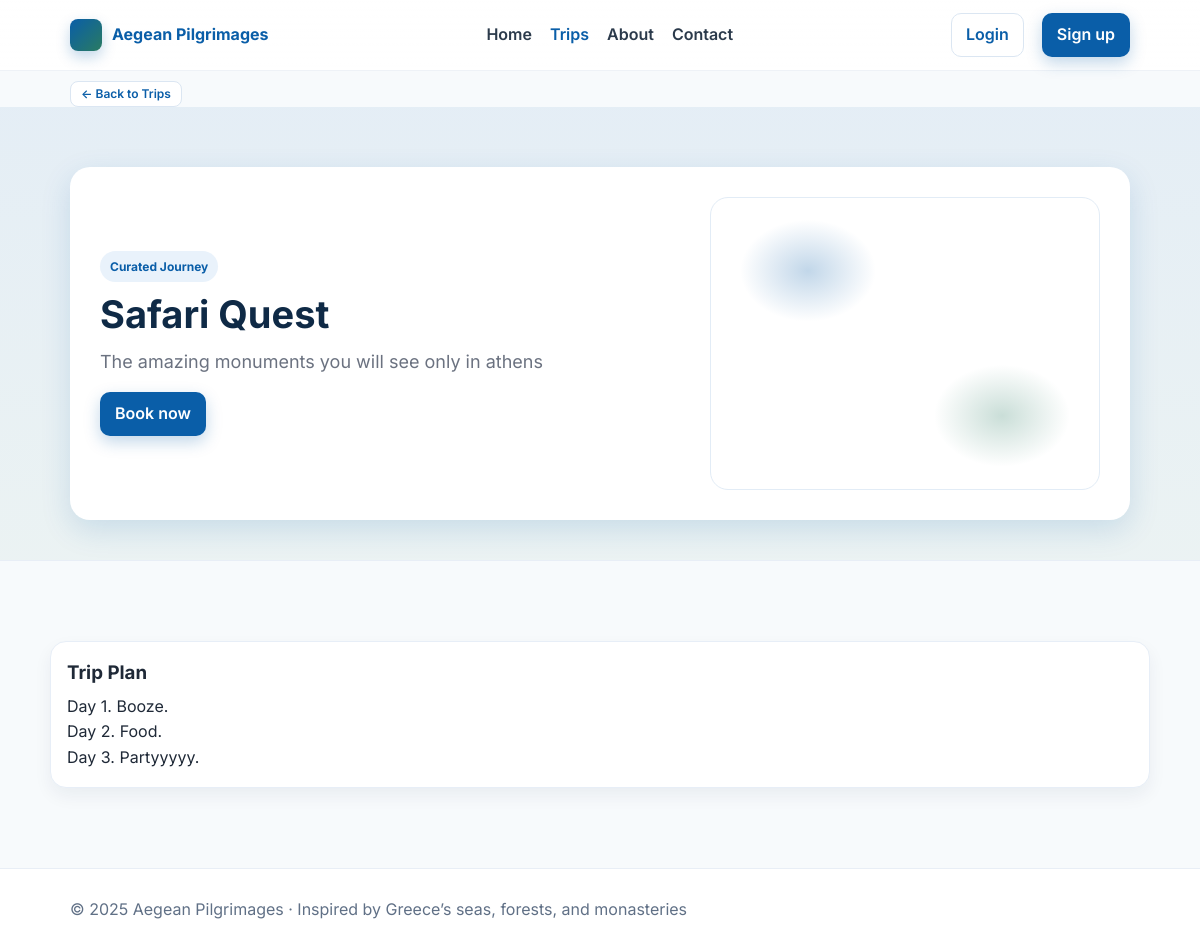
Page /trips/safari-quest on the committed database.
### app/models.py (models this page shows)
class Trip(db.Model):
	id = db.Column(db.Integer, primary_key=True)
	title = db.Column(db.String(180), nullable=False)
	slug = db.Column(db.String(200), unique=True, index=True)
	short_description = db.Column(db.String(300))
	detailed_plan = db.Column(db.Text)
	price_cents = db.Column(db.Integer, default=0)
	currency = db.Column(db.String(3), default="USD")
	hero_image_url = db.Column(db.String(512))
	is_active = db.Column(db.Boolean, default=True)
	is_bookable = db.Column(db.Boolean, default=False)  # legacy toggle; can keep for compatibility
	booking_mode = db.Column(db.String(20), default="none")  # 'none', 'direct', 'inquiry'
	created_at = db.Column(db.DateTime, default=datetime.utcnow)
	photos = db.relationship("TripPhoto", backref="trip", cascade="all, delete-orphan", order_by="TripPhoto.position.asc()")

### app/trips/routes.py (the view)
@bp.get("/<slug>")
def detail(slug):
	trip = Trip.query.filter_by(slug=slug, is_active=True).first_or_404()
	return render_template("trips/detail.html", trip=trip)

### app/templates/trips/detail.html (shortened to what this page needs)
{% extends "base.html" %}
{% block hero %}
<div class="container" style="padding-top:10px; display:flex; gap:8px">
  <a class="btn-outline btn-sm" href="{{ url_for('trips.index') }}">← Back to Trips</a>
</div>
<section class="hero">
  <div class="container">
    <div class="hero-card">
      <div>
        <div class="badge">Curated Journey</div>
        <h1>{{ trip.title }}</h1>
        <p class="lead">{{ trip.short_description }}</p>
        <div style="display:flex;gap:12px;margin-top:12px">
          {% if trip.booking_mode == 'direct' %}
            <a class="btn" href="{{ url_for('bookings.start', trip_id=trip.id) }}">Book now</a>
          {% elif trip.booking_mode == 'inquiry' %}
            <a class="btn" href="{{ url_for('contact.contact') }}?dest={{ trip.slug }}">Inquire</a>
          {% endif %}
        </div>
      </div>
      <div class="hero-visual" style="{% if trip.hero_image_url %}background:url('{{ trip.hero_image_url }}') center/cover no-repeat;{% endif %}"></div>
    </div>
  </div>
</section>
{% endblock %}
{% block content %}
<section class="section">
  <div class="card">
    <h3>Trip Plan</h3>
    <div style="white-space:pre-wrap">{{ trip.detailed_plan or 'Detailed plan coming soon.' }}</div>
  </div>
</section>
{% endblock %}

### app/static/css/main.css (style rules this page uses)
:root { --aegean:#0a5ea8; --aegean-700:#074a85; --aegean-50:#e9f2fb; --pine:#2a7b62; --sand:#e8dcc7; --white:#ffffff; --ink:#1f2937; --muted:#6b7280; --radius:12px; --shadow:0 10px 30px rgba(10,94,168,0.15); }
* { box-sizing:border-box }
html,body { margin:0;padding:0 }
body { font-family: Inter, system-ui, -apple-system, Segoe UI, Roboto, sans-serif; color:var(--ink); background:#f7fafc; line-height:1.6; }
a { color:var(--aegean);text-decoration:none }
.container { max-width:1100px;margin:0 auto;padding:0 20px }
.btn, .btn-outline { display:inline-flex;align-items:center;justify-content:center; padding:8px 14px;border-radius:10px;font-weight:600; transition:all .15s ease-in-out;border:1px solid transparent; }
.btn { background:var(--aegean);color:#fff;box-shadow:0 6px 16px rgba(10,94,168,0.25) }
.btn-outline { background:#fff;border-color:#dbe6f2;color:var(--aegean) }
.hero { background:linear-gradient(180deg,rgba(10,94,168,0.08),rgba(42,123,98,0.06)); padding:60px 0 40px;border-bottom:1px solid #e8eef6; }
.hero-card { background:var(--white);border-radius:20px;padding:30px; box-shadow:var(--shadow); display:grid;grid-template-columns:1.2fr .8fr;gap:24px;align-items:center; }
.hero h1 { margin:0 0 10px 0;font-size:38px;line-height:1.2;color:#0f2a46 }
.hero p.lead { color:var(--muted);font-size:18px;margin:0 0 16px }
.hero .badge { display:inline-block;background:var(--aegean-50);color:var(--aegean); padding:6px 10px;border-radius:999px;font-weight:700;font-size:12px;margin-bottom:10px; }
.hero-visual { aspect-ratio:4/3;border-radius:18px; background:linear-gradient(135deg, #e6f1fb, #dff3ea); position:relative;overflow:hidden;border:1px solid #e2ecf6; }
.hero-visual::after { content:"";position:absolute;inset:0; background-image:radial-gradient(closest-side,rgba(10,94,168,.25),transparent 70%), radial-gradient(closest-side,rgba(42,123,98,.25),transparent 70%); background-size:50% 50%, 50% 50%; background-position:0 0, 100% 100%;background-repeat:no-repeat; }
.section { padding:40px 0 }
.card { background:#fff;border-radius:16px;padding:16px;border:1px solid #e7eef7; box-shadow:0 8px 18px rgba(16,38,73,0.06); }
.card h3 { margin:0 0 6px }
.badge { display:inline-block; padding:4px 8px; border-radius:999px; background:#e9f2fb; color:#0a5ea8; font-weight:700; font-size:12px }
.btn-sm { padding:6px 10px;border-radius:8px;font-size:12px;line-height:1 }

### rows in the picture
Trip: title "Safari Quest", short_description "The amazing monuments you will see only in athens", detailed_plan "Day 1. Booze. Day 2. Food. Day 3. Partyyyyy."

### other values in the picture
{{ 2025 }} "2025"
